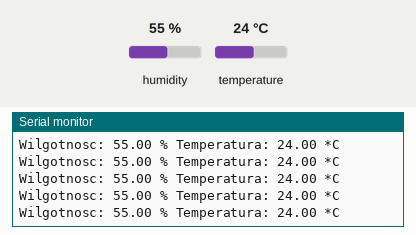
The sketch below on a simulated Arduino Uno, built with avr-gcc and run on an emulated ATmega328P. Shown: the last lines printed to the serial monitor. The test bench sets the inputs (shaded band); at power-on: humidity 55 %, temperature 24 °C.

Above: at 2.8 s.
2.9 s: humidity set to 22 %
At 4.25 s:
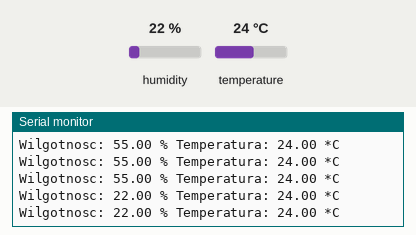
9.0 s: temperature set to 12 °C
At 9.08 s:
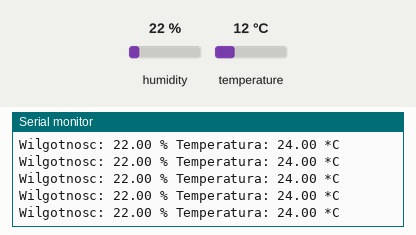
15.1 s: humidity set to 40 %
At 15.16 s:
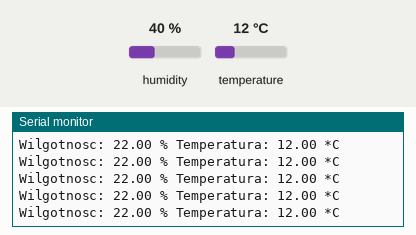
Timing chart, 0 to 18.1 s (numbered marks = the images above; inputs shaded):
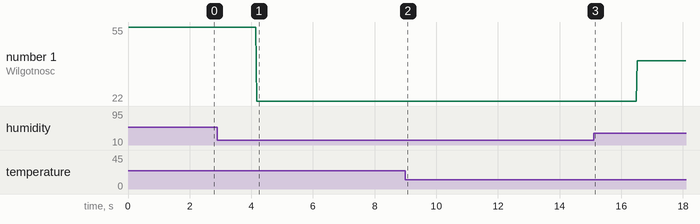

The sketch:

dht11.cpp.ino
```cpp
#include "DHT.h"

#define DHTPIN 2
#define DHTTYPE DHT11

DHT dht(DHTPIN, DHTTYPE);

void setup()
{
  Serial.begin(9600);
  dht.begin();
}

void loop()
{

  float t = dht.readTemperature();
  float h = dht.readHumidity();


  if (isnan(t) || isnan(h))
  {

    Serial.println("Blad odczytu danych z czujnika");
  } else
  {
    // Jeśli tak, wyświetlamy wyniki pomiaru
    Serial.print("Wilgotnosc: ");
    Serial.print(h);
    Serial.print(" % ");
    Serial.print("Temperatura: ");
    Serial.print(t);
    Serial.println(" *C");
  }
}
```

Measured:
- after the input at 2.9 s, the serial monitor: prints a new line after 1.3 s (image 1)
- plotted number 1: 55 → 22 after the input at 2.9 s, 22 → 40 after the input at 15.1 s
